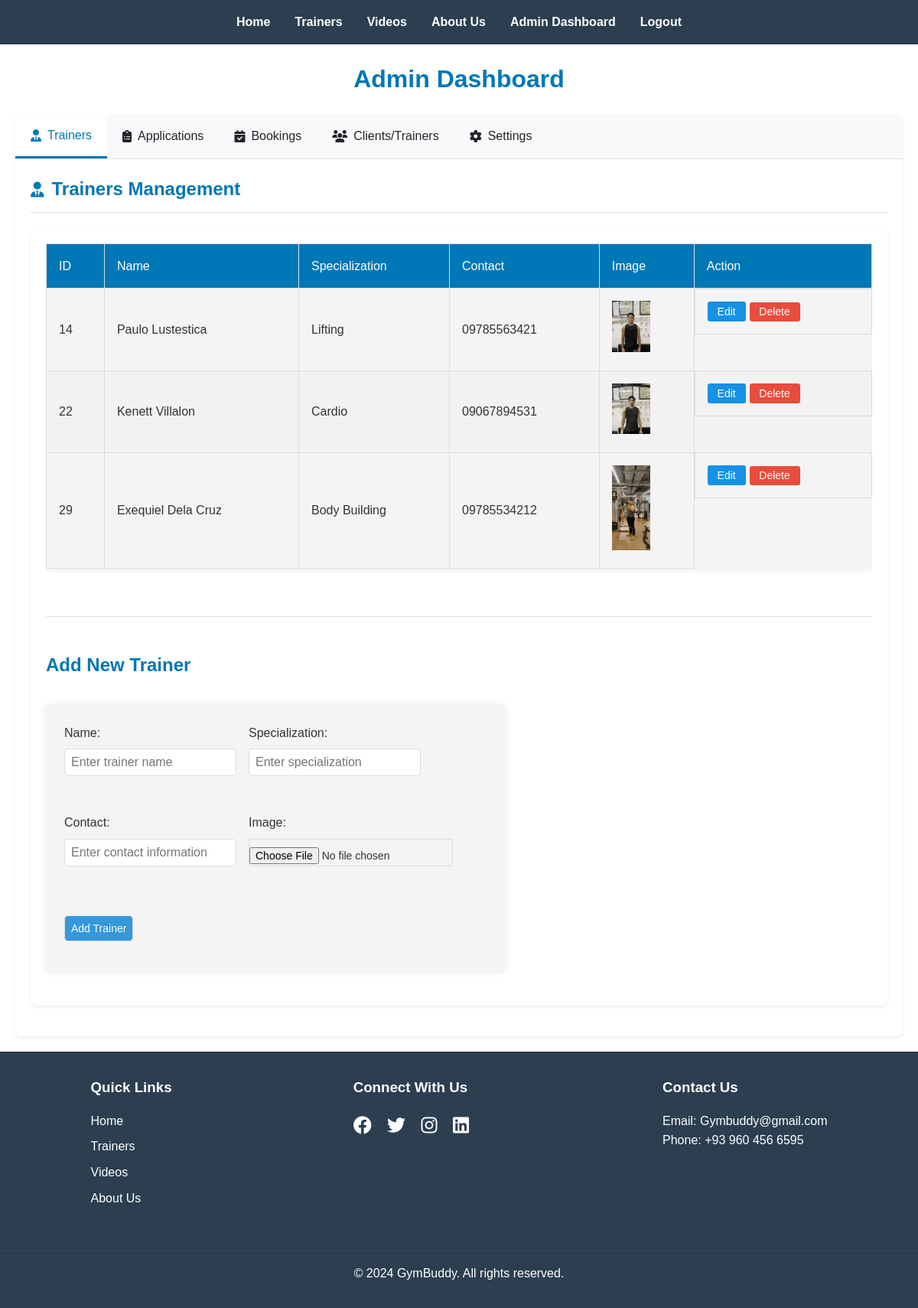
/php/admin_dashboard.php (signed in), run on the app's committed database.
### tables this page shows
CREATE TABLE `trainers` (
  `id` int(11) NOT NULL,
  `name` varchar(100) NOT NULL,
  `description` text DEFAULT NULL,
  `contact` varchar(50) DEFAULT NULL,
  `image_url` varchar(255) DEFAULT NULL,
  `specialization` varchar(255) DEFAULT NULL,
  `status` enum('pending','approved','rejected') DEFAULT 'pending'
);

### php/admin_dashboard.php (the view, shortened to what this page needs)
<?php
include 'config.php';
$active_tab = isset($_GET['tab']) ? $_GET['tab'] : 'trainers';
$edit_mode = false;
$trainer_to_edit = null;
$sql = "SELECT * FROM trainers WHERE status = 'approved' OR status IS NULL";
$stmt = $pdo->query($sql);
$trainers = $stmt->fetchAll();
?>
<!DOCTYPE html>
<html lang="en">
<head>
    <link rel="stylesheet" href="../css/style.css">
    <link rel="stylesheet" href="../css/admin_dashboard.css">
    <link rel="stylesheet" href="https://cdnjs.cloudflare.com/ajax/libs/font-awesome/6.1.1/css/all.min.css">
</head>
<body>
    <header>
        <nav>
            <ul>
                <li><a href="../index.php">Home</a></li>
                <li><a href="../trainers.php">Trainers</a></li>
                <li><a href="../videos.php">Videos</a></li>
                <li><a href="../about.php">About Us</a></li>
                <li><a href="admin_dashboard.php">Admin Dashboard</a></li>
                <li><a href="logout.php">Logout</a></li>
            </ul>
        </nav>
    </header>
    <main class="admin-dashboard">
        <h1>Admin Dashboard</h1>
        <div class="tabs-container">
            <div class="tabs">
                <a href="?tab=trainers" class="tab <?php echo $active_tab == 'trainers' ? 'active' : ''; ?>">
                    <i class="fas fa-user-tie"></i> Trainers
                </a>
                <a href="?tab=applications" class="tab <?php echo $active_tab == 'applications' ? 'active' : ''; ?>">
                    <i class="fas fa-clipboard-list"></i> Applications
                </a>
                <a href="?tab=bookings" class="tab <?php echo $active_tab == 'bookings' ? 'active' : ''; ?>">
                    <i class="fas fa-calendar-check"></i> Bookings
                </a>
                <a href="?tab=clients" class="tab <?php echo $active_tab == 'clients' ? 'active' : ''; ?>">
                    <i class="fas fa-users"></i> Clients/Trainers
                </a>
                <a href="?tab=settings" class="tab <?php echo $active_tab == 'settings' ? 'active' : ''; ?>">
                    <i class="fas fa-cog"></i> Settings
                </a>
            </div>
            <div class="tab-content">
                <div id="trainers" class="tab-pane <?php echo $active_tab == 'trainers' ? 'active' : ''; ?>">
                    <div class="tab-header">
                        <h2><i class="fas fa-user-tie"></i> Trainers Management</h2>
                    </div>
                    <div class="card">
                        <div class="card-body">
                            <div class="table-responsive">
                                <table>
                                    <thead>
                                        <tr>
                                            <th>ID</th>
                                            <th>Name</th>
                                            <th>Specialization</th>
                                            <th>Contact</th>
                                            <th>Image</th>
                                            <th>Action</th>
                                        </tr>
                                    </thead>
                                    <tbody>
                                        <?php foreach ($trainers as $trainer): ?>
                                        <tr>
                                            <td><?php echo htmlspecialchars($trainer['id']); ?></td>
                                            <td><?php echo htmlspecialchars($trainer['name']); ?></td>
                                            <td><?php echo htmlspecialchars($trainer['specialization']); ?></td>
                                            <td><?php echo htmlspecialchars($trainer['contact']); ?></td>
                                            <td><img src="../uploads/<?php echo htmlspecialchars($trainer['image_url']); ?>" alt="<?php echo htmlspecialchars($trainer['name']); ?>" width="50"></td>
                                            <td class="action-buttons">
                                                <a href="?tab=trainers&edit=<?php echo $trainer['id']; ?>" class="btn btn-edit">Edit</a>
                                                <form action="" method="post" style="display: inline;">
                                                    <input type="submit" name="delete_trainer" value="Delete" class="btn btn-danger" onclick="return confirm('Are you sure you want to delete this trainer?');">
                                                </form>
                                            </td>
                                        </tr>
                                        <?php endforeach; ?>
                                    </tbody>
                                </table>
                            </div>
                            <div class="form-container">
                                <?php if ($edit_mode): ?>
                                    <h3>Edit Trainer</h3>
                                    <form action="" method="post" enctype="multipart/form-data" class="add-form">
                                        <input type="hidden" name="trainer_id" value="<?php echo $trainer_to_edit['id']; ?>">
                                        <div class="form-group">
                                            <label for="name">Name:</label>
                                            <input type="text" id="name" name="name" value="<?php echo htmlspecialchars($trainer_to_edit['name']); ?>" required>
                                        </div>
                                        <div class="form-group">
                                            <label for="specialization">Specialization:</label>
                                            <input type="text" id="specialization" name="specialization" value="<?php echo htmlspecialchars($trainer_to_edit['specialization']); ?>" required>
                                        </div>
                                        <div class="form-group">
                                            <label for="contact">Contact:</label>
                                            <input type="text" id="contact" name="contact" value="<?php echo htmlspecialchars($trainer_to_edit['contact']); ?>" required>
                                        </div>
                                        <div class="form-group">
                                            <label>Current Image:</label>
                                            <div class="current-image">
                                                <img src="../uploads/<?php echo htmlspecialchars($trainer_to_edit['image_url']); ?>" alt="Current Image" width="100">
                                            </div>
                                        </div>
                                        <div class="form-group">
                                            <label for="trainer_image">New Image:</label>
                                            <input type="file" id="trainer_image" name="trainer_image" accept="image/*">
                                            <p class="help-text">Leave empty to keep current image</p>
                                        </div>
                                        <div class="form-actions">
                                            <input type="submit" name="update_trainer" value="Update Trainer" class="btn btn-primary">
                                            <a href="admin_dashboard.php?tab=trainers" class="btn btn-secondary">Cancel</a>
                                        </div>
                                    </form>
                                <?php else: ?>
                                    <h3>Add New Trainer</h3>
                                    <form action="" method="post" enctype="multipart/form-data" class="add-form">
                                        <div class="form-group">
                                            <label for="name">Name:</label>
                                            <input type="text" id="name" name="name" placeholder="Enter trainer name" required>
                                        </div>
                                        <div class="form-group">
                                            <label for="specialization">Specialization:</label>
                                            <input type="text" id="specialization" name="specialization" placeholder="Enter specialization" required>
                                        </div>
                                        <div class="form-group">
                                            <label for="contact">Contact:</label>
                                            <input type="text" id="contact" name="contact" placeholder="Enter contact information" required>
                                        </div>
                                        <div class="form-group">
                                            <label for="trainer_image">Image:</label>
                                            <input type="file" id="trainer_image" name="trainer_image" accept="image/*" required>
                                        </div>
                                        <div class="form-actions">
                                            <input type="submit" name="add_trainer" value="Add Trainer" class="btn btn-primary">
                                        </div>
                                    </form>
                                <?php endif; ?>
                            </div>
                        </div>
                    </div>
                </div>
            </div>
        </div>
    </main>
    <footer>
        <div class="footer-content">
            <div class="footer-section">
                <h3>Quick Links</h3>
                <ul>
                    <li><a href="../index.php">Home</a></li>
                    <li><a href="../trainers.php">Trainers</a></li>
                    <li><a href="../videos.php">Videos</a></li>
                    <li><a href="../about.php">About Us</a></li>
                </ul>
            </div>
            <div class="footer-section">
                <h3>Connect With Us</h3>
                <div class="social-icons">
                    <a href="#"><i class="fab fa-facebook"></i></a>
                    <a href="#"><i class="fab fa-twitter"></i></a>
                    <a href="#"><i class="fab fa-instagram"></i></a>
                    <a href="#"><i class="fab fa-linkedin"></i></a>
                </div>
            </div>
            <div class="footer-section">
                <h3>Contact Us</h3>
                <p>Email: Gymbuddy@gmail.com</p>
                <p>Phone: +93 960 456 6595</p>
            </div>
        </div>
        <div class="footer-bottom">
            <p>&copy; 2024 GymBuddy. All rights reserved.</p>
        </div>
    </footer>
</body>
</html>

### css/style.css (style rules this page uses)
* { margin: 0; padding: 0; box-sizing: border-box; }
body { font-family: Arial, sans-serif; line-height: 1.6; color: #333; }
header { background-color: #2c3e50; color: #fff; padding: 1rem 0; }
nav ul { list-style-type: none; display: flex; justify-content: center; }
nav ul li { margin: 0 1rem; }
nav ul li a { color: #fff; text-decoration: none; font-weight: bold; }
footer { background-color: #2c3e50; color: #fff; padding: 2rem 0; }
.footer-content { display: flex; justify-content: space-around; flex-wrap: wrap; }
.footer-section { margin-bottom: 1rem; }
.footer-section h3 { margin-bottom: 1rem; }
.footer-section ul { list-style-type: none; }
.footer-section ul li { margin-bottom: 0.5rem; }
.footer-section ul li a { color: #fff; text-decoration: none; }
.social-icons a { color: #fff; font-size: 1.5rem; margin-right: 1rem; }
.footer-bottom { text-align: center; margin-top: 2rem; padding-top: 1rem; border-top: 1px solid #34495e; }
.admin-dashboard { max-width: 1200px; margin: 0 auto; padding: 2rem; }
.admin-dashboard table { width: 100%; border-collapse: collapse; margin-bottom: 2rem; background-color: #f4f4f4; box-shadow: 0 0 10px rgba(0, 0, 0, 0.1); }
.admin-dashboard th, .admin-dashboard td { padding: 1rem; border: 1px solid #ddd; text-align: left; }
.admin-dashboard th { background-color:#0077b6; color: #fff; }
.admin-dashboard tr:nth-child(even) { background-color: #f2f2f2; }
.admin-dashboard .add-form { margin-top: 2rem; display: flex; flex-wrap: wrap; gap: 1rem; }
.admin-dashboard .add-form input[type="text"], .admin-dashboard .add-form input[type="submit"] { padding: 0.5rem; border: 1px solid #ddd; border-radius: 5px; }
.admin-dashboard .add-form input[type="submit"] { background-color: #3498db; color: #fff; cursor: pointer; }
.admin-dashboard .btn-danger { background-color: #e74c3c; color: #fff; padding: 0.3rem 0.8rem; border: none; border-radius: 3px; cursor: pointer; }
.action-buttons { display: flex; gap: 5px; }
.add-form { max-width: 600px; margin: 1.5rem 0; background-color: #f4f4f4; padding: 1.5rem; border-radius: 5px; box-shadow: 0 0 10px rgba(0, 0, 0, 0.1); }
.add-form input[type="text"], .add-form input[type="file"] { width: 100%; padding: 0.5rem; margin-bottom: 1rem; border: 1px solid #ddd; border-radius: 3px; font-size: 14px; height: 36px; }
.add-form div { margin-bottom: 1rem; }
.add-form div:last-child { display: flex; gap: 10px; margin-top: 1rem; }
input[name="add_trainer"] { background-color: #3498db; color: white; padding: 0.3rem 0.8rem; border: none; border-radius: 3px; cursor: pointer; font-size: 14px; }
.admin-dashboard h3 { margin-top: 1.5rem; margin-bottom: 1rem; color: #333; font-size: 1.5rem; }

### data on the page
trainers: id "14", name "Paulo Lustestica", specialization "Lifting", contact "09785563421", image_url (picture)
trainers: id "22", name "Kenett Villalon", specialization "Cardio", contact "09067894531", image_url (picture)
trainers: id "29", name "Exequiel Dela Cruz", specialization "Body Building", contact "09785534212", image_url (picture)
